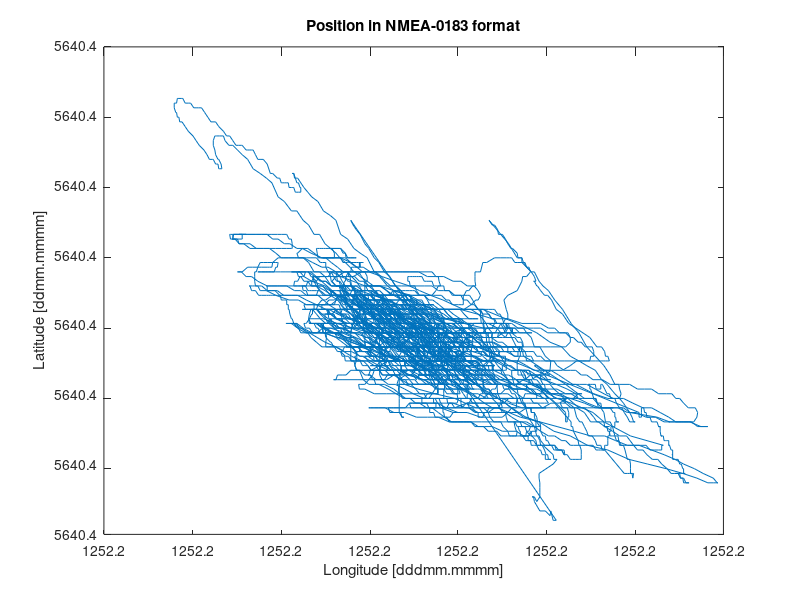

The MATLAB source for this figure: (Note: this script raises an error after producing the figure.)
% Stationary GPS receiver 
% (c) Bj�rn �strand, 2012
close all; clear all; 

DATA = load('gps_ex1_window2012.txt');
Longitude = DATA(:,4); % read all rows in column 4
Latitude  = DATA(:,3); % read all rows in column 3
figure, plot(Longitude,Latitude);
title('Position in NMEA-0183 format');
xlabel('Longitude [dddmm.mmmm]');
ylabel('Latitude [ddmm.mmmm]');

% 3.1 Write a function that transform your longitude and latitude angles 
% from NMEA-0183 into meters
% 1. longitude and latitude angles from NMEA-0183 into degrees

[LongDeg, LatDeg] = nmea0183_to_degrees(Longitude, Latitude);

figure, plot(LongDeg,LatDeg);
title('Position in decimal degrees');
xlabel('Longitude [°]');
ylabel('Latitude [°]');

% 2. longitude and latitude angles from NMEA-0183 into degrees
[X, Y] = degrees_to_meters(LongDeg, LatDeg);

X = X - min(X);
Y = Y - min(Y);

figure, plot(X,Y);
title('Position in meters');
xlabel('X [m]');
ylabel('Y [m]');

% 3.2 Estimate the mean and variance of the position (in x and y)
% Matlab fuctions mean() and var()

mu_X = mean(X);
mu_Y = mean(Y);
e_X = X - mu_X;
e_Y = Y - mu_Y;
sigma_X = std(X);
sigma_Y = std(Y);
sigma2_X = var(e_X);
sigma2_Y = var(e_Y);


d = sqrt(e_X.^2 + e_Y.^2);
[a, b] = max(d);            % Maximum error
SIGMA = cov([e_X, e_Y]);  % Covariance matrix

figure, plot(e_X, e_Y, 'HandleVisibility', 'off')
hold on;
plot(e_X(1:10), e_Y(1:10), '-x', 'DisplayName', 'Error interval 1')
plot(e_X(101:110), e_Y(101:110), '-x', 'DisplayName', 'Error interval 2');
plot(e_X(b), e_Y(b), 'rx', 'DisplayName', 'Maximum error');
plot_uncertainty([0, 0].', SIGMA, 1, 2)
hold off;
title('Position error')
xlabel('X [m]')
ylabel('Y [m]')
legend

figure, histfit(e_X, 30, 'normal')
title('X error')
ylabel('Samples');
xlabel('Distance [m]')
legend('Error', 'Gaussian distribution')
figure, histfit(e_Y, 30, 'normal')
title('Y error')
ylabel('Samples');
xlabel('Distance [m]');
legend('Error', 'Gaussian distribution')
%%
% 3.3 Plot, with respect to time, the errors and the auto-correlation 
% in x and y separately.

R = randn(1, length(X));
cN = xcorr(R - mean(R), 'coeff');
cX = xcorr(e_X, 'coeff');
cY = xcorr(e_Y, 'coeff');

figure, subplot(4,1,1);
plot(e_X); 
title('X error')
xlabel('Time [s]')
ylabel('Distance [m]');
subplot(4,1,2);
plot(e_Y);
title('Y error')
xlabel('Time [s]')
ylabel('Distance [m]');
subplot(4,1,3);
plot(cX, 'HandleVisibility', 'off');
hold
plot(cN, 'DisplayName', 'Random signal')
legend
title('X error correlation')
xlabel('Time [s]')
ylabel('Correlation')
subplot(4,1,4);
plot(cY, 'HandleVisibility', 'off');
hold
plot(cN, 'DisplayName', 'Random signal')
legend
title('Y error correlation')
xlabel('Time [s]')
ylabel('Correlation')
%%
figure, subplot(2,1,1);
plot(cX, 'DisplayName', 'X error');
hold
plot(cN, 'DisplayName', 'Random signal')
xlim([9460 9500])
title('X error correlation')
xlabel('Time [s]')
ylabel('Correlation')
legend('Location', 'southeast')
subplot(2,1,2);
plot(cY, 'DisplayName', 'Y error');
hold
plot(cN, 'DisplayName', 'Random signal')
xlim([9460 9500])
title('Y error correlation')
xlabel('Time [s]')
ylabel('Correlation')
legend('Location', 'southeast')

%%
histfit(R, 100, 'normal')